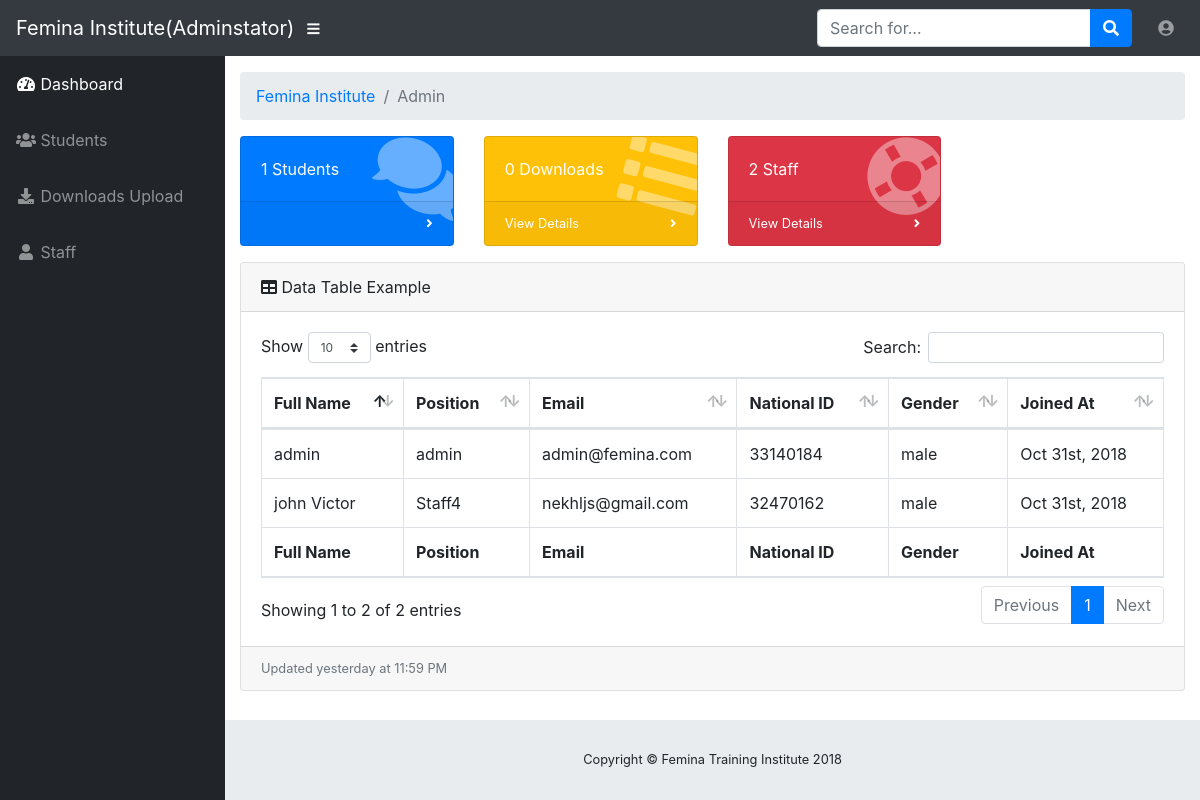
Screenshot of /admin/dashboard.php (signed in) with the database file from the repository.
### tables this page shows
CREATE TABLE `staff` (
  `id` int(100) NOT NULL,
  `fname` varchar(100) NOT NULL,
  `gender` varchar(100) NOT NULL,
  `email` varchar(100) NOT NULL,
  `position` varchar(100) NOT NULL,
  `status` varchar(100) NOT NULL DEFAULT '0',
  `password` varchar(100) NOT NULL,
  `image` varchar(100) NOT NULL,
  `no_id` int(100) NOT NULL,
  `timestamp` timestamp NOT NULL DEFAULT CURRENT_TIMESTAMP ON UPDATE CURRENT_TIMESTAMP
);

### admin/dashboard.php (the view, shortened to what this page needs)
<!DOCTYPE html>
<html lang="en">
  <head>
    <link href="vendor/bootstrap/css/bootstrap.min.css" rel="stylesheet">
    <link href="vendor/fontawesome-free/css/all.min.css" rel="stylesheet" type="text/css">
    <link href="vendor/datatables/dataTables.bootstrap4.css" rel="stylesheet">
    <link href="css/sb-admin.css" rel="stylesheet">
  </head>
  <body id="page-top">
    <?php
    include 'sidebar.php';
    ?>
      <div id="content-wrapper">
        <div class="container-fluid">
          <ol class="breadcrumb">
            <li class="breadcrumb-item">
              <a href="dashboard.php">Femina Institute</a>
            </li>
            <li class="breadcrumb-item active">Admin</li>
          </ol>
          <div class="row">
            <div class="col-xl-3 col-sm-6 mb-3">
              <div class="card text-white bg-primary o-hidden h-100">
                <div class="card-body">
                  <div class="card-body-icon">
                    <i class="fas fa-fw fa-comments"></i>
                  </div>
                  <?php
                  include 'class/connect.php';
                  $count = mysqli_query($conn ,"SELECT COUNT('id') FROM student")or die(mysqli_error($conn));
                  $students = mysqli_fetch_array($count);
                  ?>
                  <div class="mr-5"><?php echo $students['0'] ?> Students</div>
                </div>
                <a class="card-footer text-white clearfix small z-1" href="#">
                  <span class="float-right">
                    <i class="fas fa-angle-right"></i>
                  </span>
                </a>
              </div>
            </div>
            <div class="col-xl-3 col-sm-6 mb-3">
              <div class="card text-white bg-warning o-hidden h-100">
                <div class="card-body">
                  <div class="card-body-icon">
                    <i class="fas fa-fw fa-list"></i>
                  </div>
                  <?php
                  include 'class/connect.php';
                  $count = mysqli_query($conn ,"SELECT COUNT('id') FROM downloads")or die(mysqli_error($conn));
                  $downloads = mysqli_fetch_array($count);
                  ?>
                  <div class="mr-5"><?php echo $downloads['0'] ?> Downloads</div>
                </div>
                <a class="card-footer text-white clearfix small z-1" href="#">
                  <span class="float-left">View Details</span>
                  <span class="float-right">
                    <i class="fas fa-angle-right"></i>
                  </span>
                </a>
              </div>
            </div>
            <div class="col-xl-3 col-sm-6 mb-3">
              <div class="card text-white bg-danger o-hidden h-100">
                <div class="card-body">
                  <div class="card-body-icon">
                    <i class="fas fa-fw fa-life-ring"></i>
                  </div>
                  <?php
                  include 'class/connect.php';
                  $count = mysqli_query($conn ,"SELECT COUNT('id') FROM staff")or die(mysqli_error($conn));
                  $staff = mysqli_fetch_array($count);
                  ?>
                  <div class="mr-5"><?php echo $staff['0'] ?> Staff</div>
                </div>
                <a class="card-footer text-white clearfix small z-1" href="#">
                  <span class="float-left">View Details</span>
                  <span class="float-right">
                    <i class="fas fa-angle-right"></i>
                  </span>
                </a>
              </div>
            </div>
          </div>
          <div class="card mb-3">
            <div class="card-header">
              <i class="fas fa-table"></i>
              Data Table Example</div>
            <div class="card-body">
              <div class="table-responsive">
              <table class="table table-bordered" id="dataTable" width="100%" cellspacing="0">
                  <thead>
                    <tr>
                      <th>Full Name</th>
                      <th>Position</th>
                      <th>Email</th>
                      <th>National ID</th>
                      <th>Gender</th>
                      <th>Joined At</th>
                    </tr>
                  </thead>
                  <tfoot>
                    <tr>
                    <th>Full Name</th>
                      <th>Position</th>
                      <th>Email</th>
                      <th>National ID</th>
                      <th>Gender</th>
                      <th>Joined At</th>
                    </tr>
                  </tfoot>
                  <tbody>
                  <?php
                  include'class/connect.php';
                  $qry = "SELECT * FROM `staff`";
                  $exec = mysqli_query($conn,$qry);
                  while($result = mysqli_fetch_array($exec)){ ?>
                  <tr>
                      <td><?php echo $result['fname'] ?></td>
                      <td><?php echo $result['position'] ?></td>
                      <td><?php echo $result['email'] ?></td>
                      <td><?php echo $result['no_id'] ?></td>
                      <td><?php echo $result['gender'] ?></td>
                      <td><?php echo date("M jS, Y",strtotime($result['timestamp'])); ?></td>
                    </tr>
                 <?php }
                  ?>
                  </tbody>
                </table>
              </div>
            </div>
            <div class="card-footer small text-muted">Updated yesterday at 11:59 PM</div>
          </div>
        </div>
        <footer class="sticky-footer">
          <div class="container my-auto">
            <div class="copyright text-center my-auto">
              <span>Copyright © Femina Training Institute 2018</span>
            </div>
          </div>
        </footer>
      </div>
    </div>
  </body>
</html>

### admin/sidebar.php (shortened to what this page needs)
<nav class="navbar navbar-expand navbar-dark bg-dark static-top">
        <a class="navbar-brand mr-1" href="index.html">Femina Institute(Adminstator)</a>
        <button class="btn btn-link btn-sm text-white order-1 order-sm-0" id="sidebarToggle" href="#">
          <i class="fas fa-bars"></i>
        </button>
        <form class="d-none d-md-inline-block form-inline ml-auto mr-0 mr-md-3 my-2 my-md-0">
          <div class="input-group">
            <input type="text" class="form-control" placeholder="Search for..." aria-label="Search" aria-describedby="basic-addon2">
            <div class="input-group-append">
              <button class="btn btn-primary" type="button">
                <i class="fas fa-search"></i>
              </button>
            </div>
          </div>
        </form>
        <ul class="navbar-nav ml-auto ml-md-0">
          <li class="nav-item dropdown no-arrow">
            <a class="nav-link dropdown-toggle" href="#" id="userDropdown" role="button" data-toggle="dropdown" aria-haspopup="true" aria-expanded="false">
              <i class="fas fa-user-circle fa-fw"></i>
            </a>
          </li>
        </ul>
      </nav>
      <div id="wrapper">
        <ul class="sidebar navbar-nav">
          <li class="nav-item active">
            <a class="nav-link" href="dashboard.php">
              <i class="fas fa-fw fa-tachometer-alt"></i>
              <span>Dashboard</span>
            </a>
          </li>
          <li class="nav-item">
            <a class="nav-link" href="students.php">
                <i class="fas fa-fw fa-users"></i>
                <span>Students</span></a>
          </li>
          <li class="nav-item">
            <a class="nav-link" href="downloads.php">
                <i class="fas fa-fw fa-download"></i>
                <span>Downloads Upload</span></a>
          </li>
          <li class="nav-item">
            <a class="nav-link" href="staffs.php">
              <i class="fas fa-fw fa-user"></i>
              <span>Staff</span></a>
          </li>
        </ul>

### admin/css/sb-admin.css (style rules this page uses)
html { position: relative; min-height: 100%; }
body { height: 100%; }
#wrapper { display: -webkit-box; display: -ms-flexbox; display: flex; }
#wrapper #content-wrapper { overflow-x: hidden; width: 100%; padding-top: 1rem; padding-bottom: 80px; }
.o-hidden { overflow: hidden !important; }
.z-1 { z-index: 1; }
.navbar-nav .nav-item.active .nav-link { color: #fff; }
.navbar-nav .nav-item.dropdown .dropdown-toggle::after { width: 1rem; text-align: center; float: right; vertical-align: 0; border: 0; font-weight: 900; content: '\f105'; font-family: 'Font Awesome 5 Free'; }
.navbar-nav .nav-item.dropdown.no-arrow .dropdown-toggle::after { display: none; }
.sidebar { width: 90px !important; background-color: #212529; min-height: calc(100vh - 56px); }
.sidebar .nav-item:last-child { margin-bottom: 1rem; }
.sidebar .nav-item .nav-link { text-align: center; padding: 0.75rem 1rem; width: 90px; }
.sidebar .nav-item .nav-link span { font-size: 0.65rem; display: block; }
.sidebar .nav-item .nav-link { color: rgba(255, 255, 255, 0.5); }
@media (min-width: 768px) { .sidebar { width: 225px !important; } }
@media (min-width: 768px) { .sidebar .nav-item .nav-link { display: block; width: 100%; text-align: left; padding: 1rem; width: 225px; } }
@media (min-width: 768px) { .sidebar .nav-item .nav-link span { font-size: 1rem; display: inline; } }
.card-body-icon { position: absolute; z-index: 0; top: -1.25rem; right: -1rem; opacity: 0.4; font-size: 5rem; -webkit-transform: rotate(15deg); transform: rotate(15deg); }
:root { --input-padding-x: 0.75rem; --input-padding-y: 0.75rem; }
footer.sticky-footer { display: -webkit-box; display: -ms-flexbox; display: flex; position: absolute; right: 0; bottom: 0; width: calc(100% - 90px); height: 80px; background-color: #e9ecef; }
footer.sticky-footer .copyright { line-height: 1; font-size: 0.8rem; }
@media (min-width: 768px) { footer.sticky-footer { width: calc(100% - 225px); } }

### rows the page displays
staff: fname "admin", position "admin", email "admin@femina.com", no "33140184", gender "male", timestamp "Oct 31st, 2018"
staff: fname "john Victor", position "Staff4", email "nekhljs@gmail.com", no "32470162", gender "male", timestamp "Oct 31st, 2018"

### other values shown
$students['0'] "1"
$downloads['0'] "0"
$staff['0'] "2"
